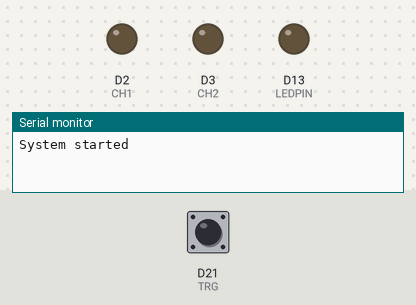
This sketch was run on a simulated Arduino Due. On the bench: output pins drawn as LEDs (lit = HIGH), the last lines printed to the serial monitor. Inputs (shaded band) come from the test bench; at power-on: D21 (TRG) HIGH. Pins used as bus, display or sensor lines are not drawn.

Above: at 1.2 s.
1.3 s: D21 (TRG) pulled LOW for 0.15 s
At 2.5 s:
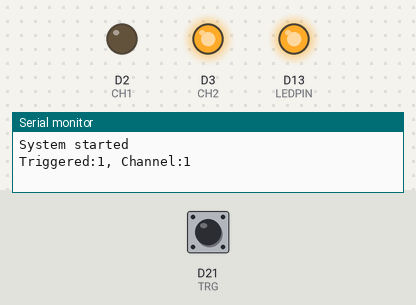
2.9 s: D21 (TRG) pulled LOW for 1 s
At 3.8 s:
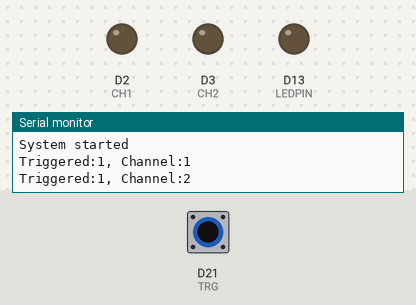
5.4 s: D21 (TRG) pulled LOW for 0.15 s
At 5.7 s:
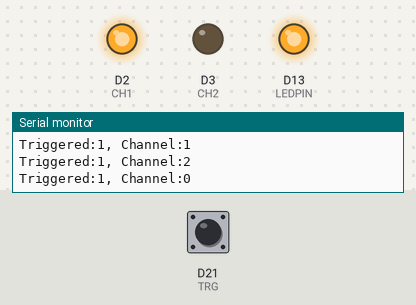
7.0 s: D21 (TRG) pulled LOW for 3.2 s
At 8.2 s:
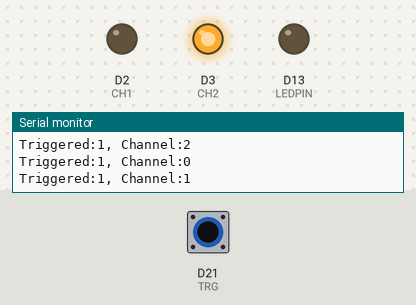
11.7 s: D21 (TRG) pulled LOW for 0.15 s
At 12.9 s:
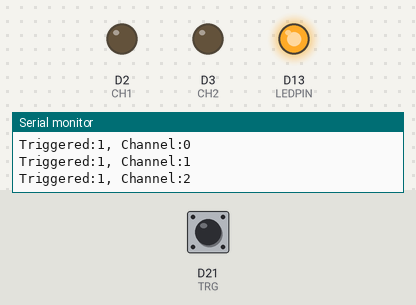
13.3 s: D21 (TRG) pulled LOW for 1 s
At 14.1 s:
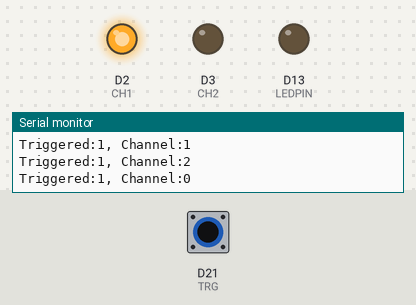
Timing chart, 0 to 16.3 s (numbered marks = the images above; inputs shaded):
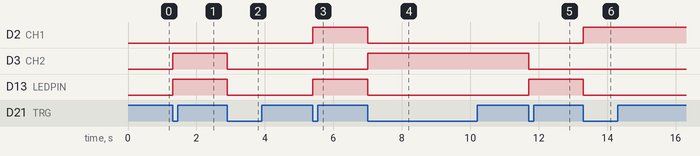

The sketch:

digitalWriteISR.ino
```cpp
#define BAUDRATE 115200      // Serial communicaiton speed

// *********************************************************************************************//
// Pin Settings
// ------------------------------------------------------------------------
#define NUM_CHANNELS       3 // Number of channels
#define CH1                2 // Connect pin 2 to channel 1 (output)
#define CH2                3 // Connect pin 3 to channel 2 (output)
#define CH_BG             -1 // Connect no pin to channel 3
#define CLK               22 // Connect pin 22 to CLK (output)
#define TRG               21 // Connect pin 21 to trigger (input)
#define LEDPIN            13 // Built in LED
#define TURN_ON  HIGH        // Define Enable Channel
#define TURN_OFF LOW         // Define Disable Channel

#define DEBOUNCE       1000  // 1ms, should be enough for 530Hz camera

// PWM Settings
// ------------------------------------------------------------------------
#define PWM_Frequency      5
#define PWM_Resolution     8
#define PWM_MaxValue     255
#define DutyCycle        5.0

// Variables
// ------------------------------------------------------------------------
volatile int LEDs[NUM_CHANNELS] = {CH1, CH2, CH_BG }; // LED channel array
volatile int currentChannel = 0;                      // Index to current LED in LED array
volatile int triggerOccurred = 0;                     // Signal to main loop
volatile unsigned long triggerTime = 0;
bool ledStatus = false;                               // Blinking of the built in LED

// *********************************************************************************************//
// SETUP                                                                                        //
// *********************************************************************************************//
void setup(){

  // Configure output pins, set them all to off/low
  pinMode(CH1,    OUTPUT); digitalWrite(CH1,   TURN_OFF);
  pinMode(CH2,    OUTPUT); digitalWrite(CH2,   TURN_OFF);
  pinMode(CLK,    OUTPUT); digitalWrite(CLK,   HIGH);
  pinMode(LEDPIN, OUTPUT); digitalWrite(LEDPIN,LOW );

  // Configure input pins
  pinMode(TRG,    INPUT_PULLUP);  // trigger

  // Configure Interrupts
  attachInterrupt(digitalPinToInterrupt(TRG), myISR, FALLING);

  // Configure PWM output
  analogWriteResolution(PWM_Resolution);                               // change resolution
  analogWriteFrequency(CLK, PWM_Frequency);                            // set PWM frequency on CLK pin
  analogWrite(CLK, uint16_t(DutyCycle / 100.0 * float(PWM_MaxValue))); // set Duty Cyle and enable PWM on CLK pin (i have inverted PWM logic)

  // Start Serial IO
  Serial.begin(BAUDRATE);
  Serial.println("System started");
} // end setup

// *********************************************************************************************//
// Main LOOP                                                                                    //
// *********************************************************************************************//

void loop(){
  // Blink LED if ISR was called
  // ------------------------------------------------------------------------
  if (triggerOccurred>0) {
    ledStatus = !ledStatus;
    digitalWriteFast(LEDPIN, ledStatus); // blink
    Serial.printf("Triggered:%i, Channel:%i\r\n", triggerOccurred, currentChannel);     // debug
    triggerOccurred = 0;                 // reset signal
 }
}

// *********************************************************************************************//
// Support Functions                                                                            //
// *********************************************************************************************//

void myISR() {
  // Turn OFF previous channel, skip the background channel
  if (LEDs[currentChannel] != CH_BG) { digitalWrite(LEDs[currentChannel], TURN_OFF); }
  // Increment channel index
  currentChannel = currentChannel + 1;
  if ( currentChannel == NUM_CHANNELS ) { currentChannel = 0; }
  // Turn ON next LED, skip the background channel
  if (LEDs[currentChannel] != CH_BG) { digitalWrite(LEDs[currentChannel], TURN_ON); }
  triggerOccurred = triggerOccurred + 1;  // signal to main loop
}
```

Measured:
- after the input at 1.3 s, D3 (CH2), D13 (LEDPIN): LOW → HIGH at once
- after the input at 2.9 s, D3 (CH2), D13 (LEDPIN): HIGH → LOW at once
- after the input at 5.4 s, D2 (CH1), D13 (LEDPIN): LOW → HIGH at once
- after the input at 7.0 s, D2 (CH1), D13 (LEDPIN): HIGH → LOW at once; D3 (CH2): LOW → HIGH at once
- after the input at 11.7 s, D3 (CH2): HIGH → LOW at once; D13 (LEDPIN): LOW → HIGH at once
- after the input at 13.3 s, D2 (CH1): LOW → HIGH at once; D13 (LEDPIN): HIGH → LOW at once
